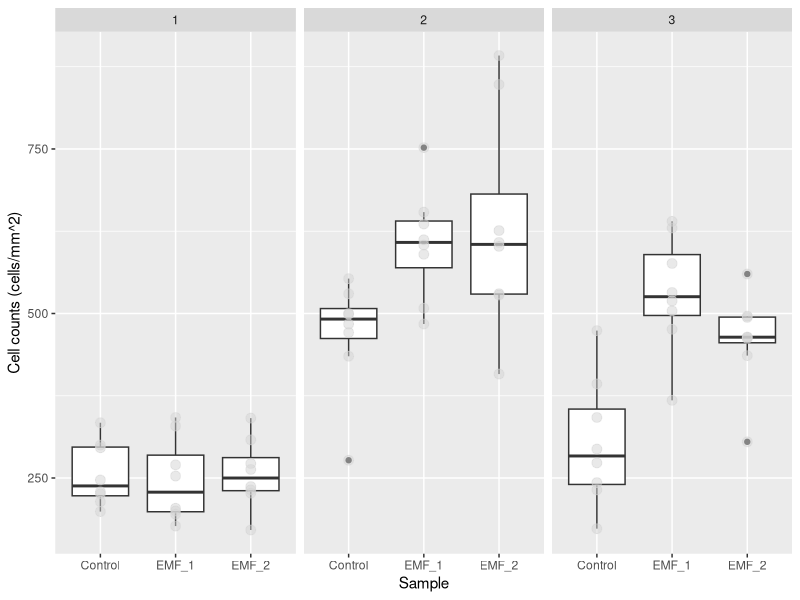

Generate this figure with R:
## ---- chunk 1
# clear the environment
rm(list = ls())

# import the libraries that we will use
library(ggplot2)
library(dplyr)
library(here)

## ---- chunk 2
# import the data set that we will be analysing, the stringsAsFactors = True argument converts categorical data to factors so we can analyse the levels
counts <- read.csv(here("Data", "MH_Cellcountdata_11-1.csv"),stringsAsFactors = TRUE)

# take a look at the structure of the data
glimpse(counts)
## ---- chunk 3
# convert the count trial to factor data

counts$Count_trial<-as.factor(counts$Count_trial) #convert to factor data type
levels(counts$Count_trial) #view levels of factor
## ---- chunk 4
# make a box plot of the data
ggplot(counts, aes(x = Condition, y = Counts)) +
geom_boxplot()+
  geom_point(size = 3, colour = 'lightgrey', alpha = 0.5)+
  facet_wrap(~Count_trial)+
  xlab("Sample") +
  ylab("Cell counts (cells/mm^2)")
